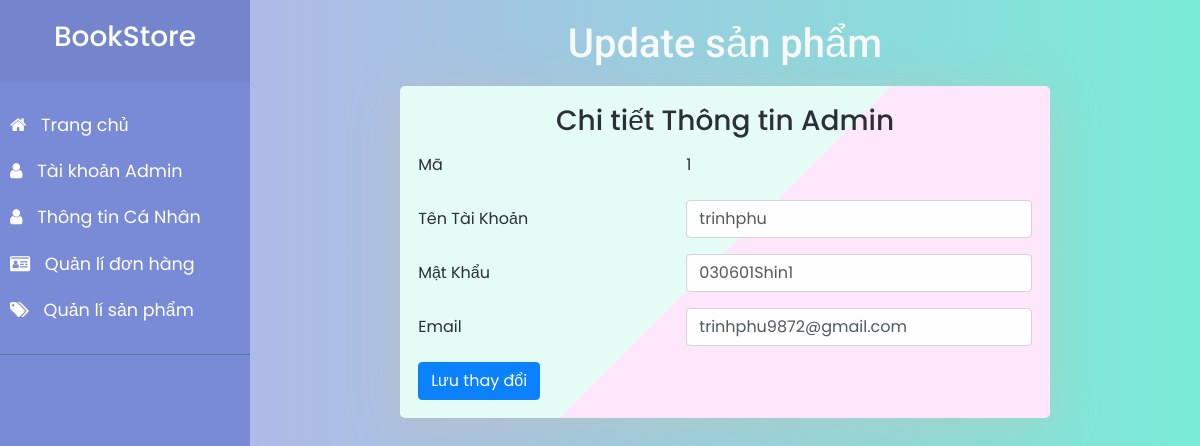
Screenshot of /Frontend/Admin/updateAdmin.php?edit=1 with the database file from the repository.
### tables this page shows
CREATE TABLE `taikhoanadmin` (
  `maAdmin` int(255) NOT NULL,
  `Email` varchar(255) NOT NULL,
  `tenAdmin` varchar(255) NOT NULL,
  `matKhau` varchar(255) NOT NULL
);

### Frontend/Admin/updateAdmin.php (the view, shortened to what this page needs)
<!DOCTYPE html>
<html lang="en">
  <head>
    <link
      rel="stylesheet"
      href="https://cdnjs.cloudflare.com/ajax/libs/font-awesome/4.7.0/css/font-awesome.min.css"
    />
    <link rel="stylesheet" href="https://cdn.jsdelivr.net/npm/bootstrap@4.5.3/dist/css/bootstrap.min.css">
    <link rel="stylesheet" href="css/jquery-ui.min.css" />
    <link rel="stylesheet" href="css/modal.css" />
    <link rel="stylesheet" href="css/style4.css" />
    <link rel="stylesheet" type="text/css" href="css/main.css" />
  </head>
  <body>
    <div class="wrapper">
      <?php
        include("sidebar.php");
      ?>
      <div id="content">
        <h1 class="text-center text-title-Don text-light">Update sản phẩm</h1>
        <?php
                $id = $_GET['edit'];
                include('connect.php');
                $lenh = "select * from taikhoanadmin where maAdmin=$id";
                $kq = mysqli_query($conn,$lenh);
                while($row = mysqli_fetch_row($kq))
                {
                    echo"
                    <div class='form'>
                    <form role='form' method='POST' enctype='multipart/form-data' action='processAdmin.php?id=$id'>
                      <h3 class='text-center'>Chi tiết Thông tin Admin</h3>
                      <div class='form-group row'>
                        <label for='Id' class='col-sm-5 col-form-label'
                          >Mã </label
                        >
                        <div class='col-sm-7'>
                          <input
                            type='text'
                            readonly
                            class='form-control-plaintext'
                            id='Id'
                            name='id'
                            value = '$row[0]'
                          />
                        </div>
                      </div>
                      <div class='form-group row'>
                        <label for='inputTaiKhoan' class='col-sm-5 col-form-label'
                          >Tên Tài Khoản</label>
                        <div class='col-sm-7'>
                          <input
                            type='text'
                            class='form-control'
                            id='inputTaiKhoan'
                            name='TaiKhoan'
                            value = '$row[2]'
                          />
                        </div>
                      </div>
                      <div class='form-group row'>
                        <label for='inputPassword' class='col-sm-5 col-form-label'
                          >Mật Khẩu</label
                        >
                        <div class='col-sm-7'>
                          <input
                            type='text'
                            class='form-control'
                            id='inputPassword'
                            name='password'
                            value = '$row[3]'
                          />
                        </div>
                      </div>
                      <div class='form-group row'>
                        <label for='Email' class='col-sm-5 col-form-label'>Email</label>
                        <div class='col-sm-7'>
                          <input
                            type='text'
                            class='form-control'
                            id='Email'
                            name='email'
                            value = '$row[1]'
                          />
                        </div>
                      </div>
                      <button class='btn btn-primary' type='submit' name='update' onClick='update($row[2])'>
                        Lưu thay đổi
                      </button>
                    </form>
                  </div>
                  ";};
        ?>
        </div>
    </div>
  </body>
</html>

### Frontend/Admin/css/modal.css (style rules this page uses)
* { padding: 0; margin: 0; box-sizing: border-box; }
body { background-image: linear-gradient(-225deg, #e3fdf5 0%, #ffe6fa 100%); background-image: linear-gradient(to top, #a8edea 0%, #fed6e3 100%); background-attachment: fixed; background-repeat: no-repeat; font-family: "Vibur", cursive; font-family: "Abel", sans-serif; opacity: 0.95; }
form { width: 650px; height: auto; border-radius: 5px; margin: 2% auto; box-shadow: 0 9px 50px hsla(20, 67%, 75%, 0.31); padding: 2%; background-image: linear-gradient(-225deg, #e3fdf5 50%, #ffe6fa 50%); }

### Frontend/Admin/css/style4.css (style rules this page uses)
body { font-family: "Poppins", sans-serif; background: #fafafa; }
.wrapper { display: flex; align-items: stretch; }
#content { padding: 20px; min-height: 100vh; transition: all 0.3s; }

### Frontend/Admin/css/main.css (style rules this page uses)
.text-title-Don { font-family: "Roboto", sans-serif; }
#content { width: 100%; background: #74ebd5; background: -webkit-linear-gradient( to right, #acb6e5, #74ebd5 ); background: linear-gradient( to right, #acb6e5, #74ebd5 ); }

### rows the page displays
taikhoanadmin: id "1", TaiKhoan "trinhphu", password "030601Shin1", email "trinhphu9872@gmail.com"
